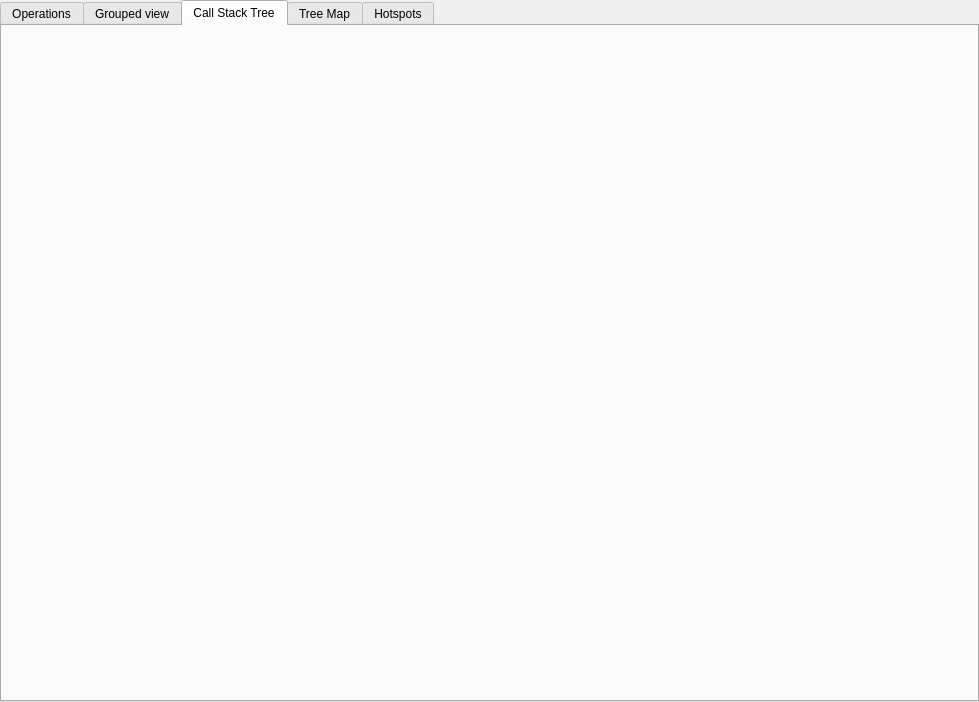
<?xml version="1.0" encoding="UTF-8"?>
<ui version="4.0">
 <class>BinLoaderView</class>
 <widget class="QWidget" name="BinLoaderView">
  <property name="geometry">
   <rect>
    <x>0</x>
    <y>0</y>
    <width>979</width>
    <height>702</height>
   </rect>
  </property>
  <property name="windowTitle">
   <string>Form</string>
  </property>
  <layout class="QVBoxLayout" name="verticalLayout">
   <property name="spacing">
    <number>0</number>
   </property>
   <property name="margin">
    <number>0</number>
   </property>
   <item>
    <widget class="QTabWidget" name="tabWidget">
     <property name="currentIndex">
      <number>2</number>
     </property>
     <widget class="QWidget" name="Operations">
      <attribute name="icon">
       <iconset resource="mtuner.qrc">
        <normaloff>:/MTuner/resources/images/List64.png</normaloff>
        <activeon>:/MTuner/resources/images/ListSelected64.png</activeon>:/MTuner/resources/images/List64.png</iconset>
      </attribute>
      <attribute name="title">
       <string>Operations</string>
      </attribute>
      <layout class="QGridLayout" name="gridLayout">
       <property name="margin">
        <number>0</number>
       </property>
       <property name="spacing">
        <number>0</number>
       </property>
       <item row="0" column="0">
        <widget class="OperationsList" name="operationsListWidget" native="true"/>
       </item>
      </layout>
     </widget>
     <widget class="QWidget" name="GroupedView">
      <attribute name="icon">
       <iconset resource="mtuner.qrc">
        <normaloff>:/MTuner/resources/images/Group64.png</normaloff>
        <activeon>:/MTuner/resources/images/GroupSelected64.png</activeon>:/MTuner/resources/images/Group64.png</iconset>
      </attribute>
      <attribute name="title">
       <string>Grouped view</string>
      </attribute>
      <layout class="QGridLayout" name="gridLayout_4">
       <property name="margin">
        <number>0</number>
       </property>
       <property name="spacing">
        <number>0</number>
       </property>
       <item row="0" column="0">
        <widget class="GroupList" name="groupListWidget" native="true"/>
       </item>
      </layout>
     </widget>
     <widget class="QWidget" name="CallStackTree">
      <attribute name="icon">
       <iconset resource="mtuner.qrc">
        <normaloff>:/MTuner/resources/images/StackTree64.png</normaloff>
        <activeon>:/MTuner/resources/images/StackTreeSelected64.png</activeon>:/MTuner/resources/images/StackTree64.png</iconset>
      </attribute>
      <attribute name="title">
       <string>Call Stack Tree</string>
      </attribute>
      <layout class="QGridLayout" name="gridLayout_3">
       <property name="margin">
        <number>0</number>
       </property>
       <property name="spacing">
        <number>0</number>
       </property>
       <item row="0" column="0">
        <widget class="StackTreeWidget" name="stackTree" native="true"/>
       </item>
      </layout>
     </widget>
     <widget class="QWidget" name="TreeMap">
      <attribute name="icon">
       <iconset resource="mtuner.qrc">
        <normaloff>:/MTuner/resources/images/TreeMap64.png</normaloff>
        <activeon>:/MTuner/resources/images/TreeMapSelected64.png</activeon>:/MTuner/resources/images/TreeMap64.png</iconset>
      </attribute>
      <attribute name="title">
       <string>Tree Map</string>
      </attribute>
      <layout class="QGridLayout" name="gridLayout_2">
       <property name="margin">
        <number>0</number>
       </property>
       <property name="spacing">
        <number>0</number>
       </property>
       <item row="0" column="0">
        <widget class="TreeMapWidget" name="treeMapWidget" native="true"/>
       </item>
      </layout>
     </widget>
     <widget class="QWidget" name="Hotspots">
      <attribute name="icon">
       <iconset resource="mtuner.qrc">
        <normaloff>:/MTuner/resources/images/Flame64.png</normaloff>
        <activeon>:/MTuner/resources/images/FlameSelected64.png</activeon>:/MTuner/resources/images/Flame64.png</iconset>
      </attribute>
      <attribute name="title">
       <string>Hotspots</string>
      </attribute>
      <layout class="QGridLayout" name="gridLayout_5">
       <property name="margin">
        <number>0</number>
       </property>
       <item row="0" column="0">
        <widget class="HotspotsWidget" name="hotspotsWidget" native="true"/>
       </item>
      </layout>
     </widget>
    </widget>
   </item>
  </layout>
 </widget>
 <customwidgets>
  <customwidget>
   <class>TreeMapWidget</class>
   <extends>QWidget</extends>
   <header>../src/treemap.h</header>
   <container>1</container>
  </customwidget>
  <customwidget>
   <class>OperationsList</class>
   <extends>QWidget</extends>
   <header>../src/operationslist.h</header>
   <container>1</container>
  </customwidget>
  <customwidget>
   <class>GroupList</class>
   <extends>QWidget</extends>
   <header>../src/grouplistwidget.h</header>
   <container>1</container>
  </customwidget>
  <customwidget>
   <class>HotspotsWidget</class>
   <extends>QWidget</extends>
   <header>../src/hotspots.h</header>
   <container>1</container>
  </customwidget>
  <customwidget>
   <class>StackTreeWidget</class>
   <extends>QWidget</extends>
   <header>../src/stacktreewidget.h</header>
   <container>1</container>
  </customwidget>
 </customwidgets>
 <resources>
  <include location="mtuner.qrc"/>
 </resources>
 <connections/>
</ui>
